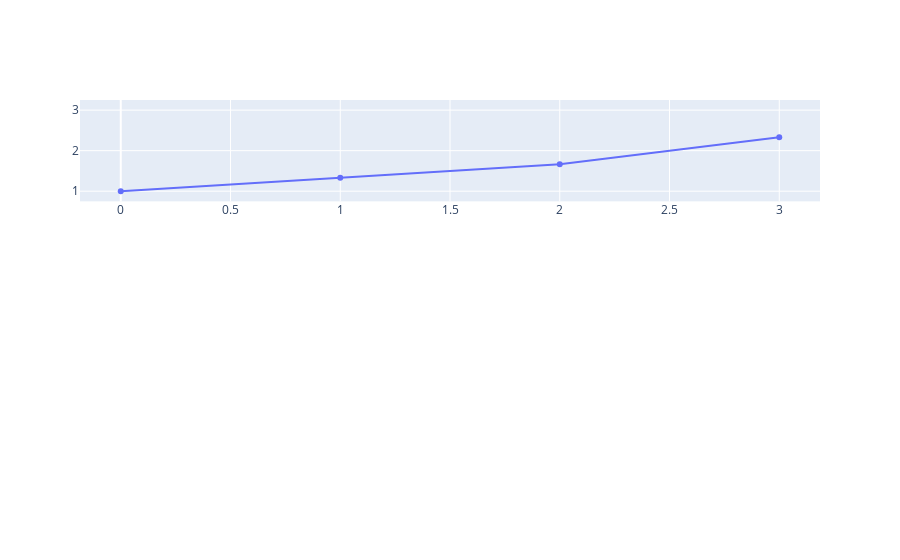

Notebook source saved alongside this figure:
### Code cell
update_plot(slice(None), 'Kitui County', 'Expect to See')

### Figure 1 — Plotly figure (JSON) as saved in the notebook; plotly's stock layout.template omitted (floating-point values rounded to 4 significant figures)
{"data": [{"type": "scatter", "x": [0, 1, 2, 3], "xaxis": "x", "y": [1, 1.333, 1.667, 2.333], "yaxis": "y"}], "layout": {"xaxis": {"anchor": "y", "domain": [0, 1]}, "xaxis2": {"anchor": "y2", "domain": [0, 1]}, "xaxis3": {"anchor": "y3", "domain": [0, 1]}, "yaxis": {"anchor": "x", "domain": [0.7333, 1], "range": [0.75, 3.25]}, "yaxis2": {"anchor": "x2", "domain": [0.3667, 0.6333], "range": [0.75, 3.25]}, "yaxis3": {"anchor": "x3", "domain": [0, 0.2667], "range": [0.75, 3.25]}}}
